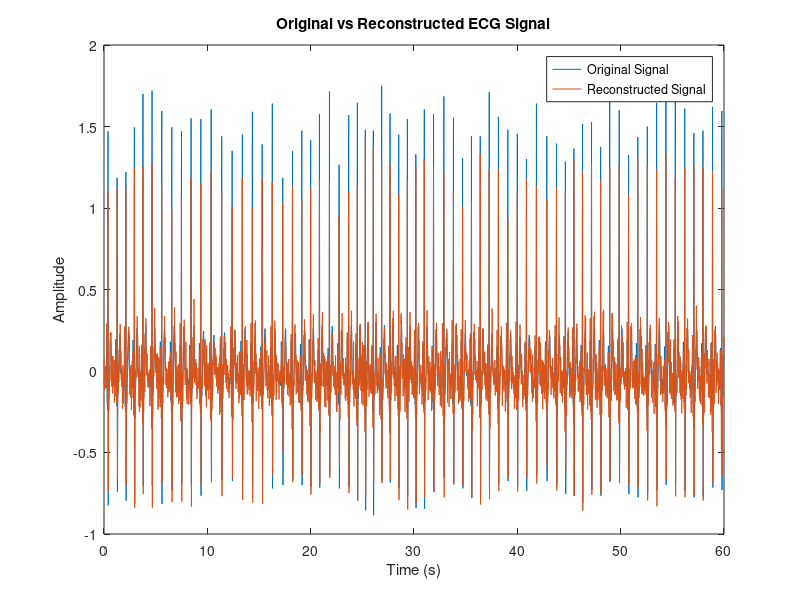

MATLAB code to generate this figure:
% Clear workspace, close figures, and clear command window
clear;
close all;
clc;

% Load ECG signal data from file
try
    ecg_signal = load('ecg.txt');
catch
    error('Failed to load ECG signal data file');
end

% Set sampling frequency (in Hz)
sampling_frequency = 100;

% Create time vector
time_vector = (0:length(ecg_signal)-1) / sampling_frequency;

% Calculate the DCT of the signal
dct_signal = dct(ecg_signal);

% Sort the DCT coefficients in descending order of magnitude
[sorted_signal, sort_idx] = sort(abs(dct_signal), 'descend');

% Keep only the top 20% of the DCT coefficients
keep_coefficients = round(length(dct_signal)*0.2);
dct_signal(sort_idx(keep_coefficients+1:end)) = 0;

% Calculate the inverse DCT to reconstruct the signal
reconstructed_signal = idct(dct_signal);

% Calculate the Peak Reconstruction Difference (PRD)
prd = norm(ecg_signal - reconstructed_signal) / norm(ecg_signal);
disp(['PRD: ', num2str(prd), '%']);

% Plot the original and reconstructed signals
figure;
plot(time_vector, ecg_signal);
hold on;
plot(time_vector, reconstructed_signal);
title('Original vs Reconstructed ECG Signal');
xlabel('Time (s)');
ylabel('Amplitude');
legend('Original Signal', 'Reconstructed Signal');


% PRD: 0.34472%

